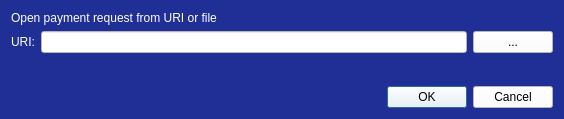
<?xml version="1.0" encoding="UTF-8"?>
<ui version="4.0">
 <class>OpenURIDialog</class>
 <widget class="QDialog" name="OpenURIDialog">
  <property name="geometry">
   <rect>
    <x>0</x>
    <y>0</y>
    <width>564</width>
    <height>119</height>
   </rect>
  </property>
  <property name="windowTitle">
   <string>Open URI</string>
  </property>
  <property name="styleSheet">
   <string notr="true">background-color: rgb(32, 47, 149);
color: rgb(255, 255, 255);
font: 57 8pt &quot;Dosis&quot;;</string>
  </property>
  <layout class="QVBoxLayout" name="verticalLayout">
   <item>
    <widget class="QLabel" name="label_2">
     <property name="text">
      <string>Open payment request from URI or file</string>
     </property>
    </widget>
   </item>
   <item>
    <layout class="QHBoxLayout" name="horizontalLayout">
     <item>
      <widget class="QLabel" name="label">
       <property name="text">
        <string>URI:</string>
       </property>
      </widget>
     </item>
     <item>
      <widget class="QValidatedLineEdit" name="uriEdit">
       <property name="styleSheet">
        <string notr="true">background-color: rgb(255, 255, 255);
color: rgb(0, 0, 0);</string>
       </property>
      </widget>
     </item>
     <item>
      <widget class="QPushButton" name="selectFileButton">
       <property name="toolTip">
        <string>Select payment request file</string>
       </property>
       <property name="styleSheet">
        <string notr="true">background-color: rgb(255, 255, 255);
color: rgb(0, 0, 0);</string>
       </property>
       <property name="text">
        <string notr="true">...</string>
       </property>
       <property name="autoDefault">
        <bool>false</bool>
       </property>
      </widget>
     </item>
    </layout>
   </item>
   <item>
    <spacer name="verticalSpacer">
     <property name="orientation">
      <enum>Qt::Vertical</enum>
     </property>
     <property name="sizeHint" stdset="0">
      <size>
       <width>20</width>
       <height>40</height>
      </size>
     </property>
    </spacer>
   </item>
   <item>
    <widget class="QDialogButtonBox" name="buttonBox">
     <property name="styleSheet">
      <string notr="true">background-color: rgb(255, 255, 255);
font: 57 8pt &quot;Dosis&quot;;
color: rgb(0, 0, 0);</string>
     </property>
     <property name="orientation">
      <enum>Qt::Horizontal</enum>
     </property>
     <property name="standardButtons">
      <set>QDialogButtonBox::Cancel|QDialogButtonBox::Ok</set>
     </property>
    </widget>
   </item>
  </layout>
 </widget>
 <customwidgets>
  <customwidget>
   <class>QValidatedLineEdit</class>
   <extends>QLineEdit</extends>
   <header>qvalidatedlineedit.h</header>
  </customwidget>
 </customwidgets>
 <resources/>
 <connections>
  <connection>
   <sender>buttonBox</sender>
   <signal>accepted()</signal>
   <receiver>OpenURIDialog</receiver>
   <slot>accept()</slot>
   <hints>
    <hint type="sourcelabel">
     <x>248</x>
     <y>254</y>
    </hint>
    <hint type="destinationlabel">
     <x>157</x>
     <y>274</y>
    </hint>
   </hints>
  </connection>
  <connection>
   <sender>buttonBox</sender>
   <signal>rejected()</signal>
   <receiver>OpenURIDialog</receiver>
   <slot>reject()</slot>
   <hints>
    <hint type="sourcelabel">
     <x>316</x>
     <y>260</y>
    </hint>
    <hint type="destinationlabel">
     <x>286</x>
     <y>274</y>
    </hint>
   </hints>
  </connection>
 </connections>
</ui>
